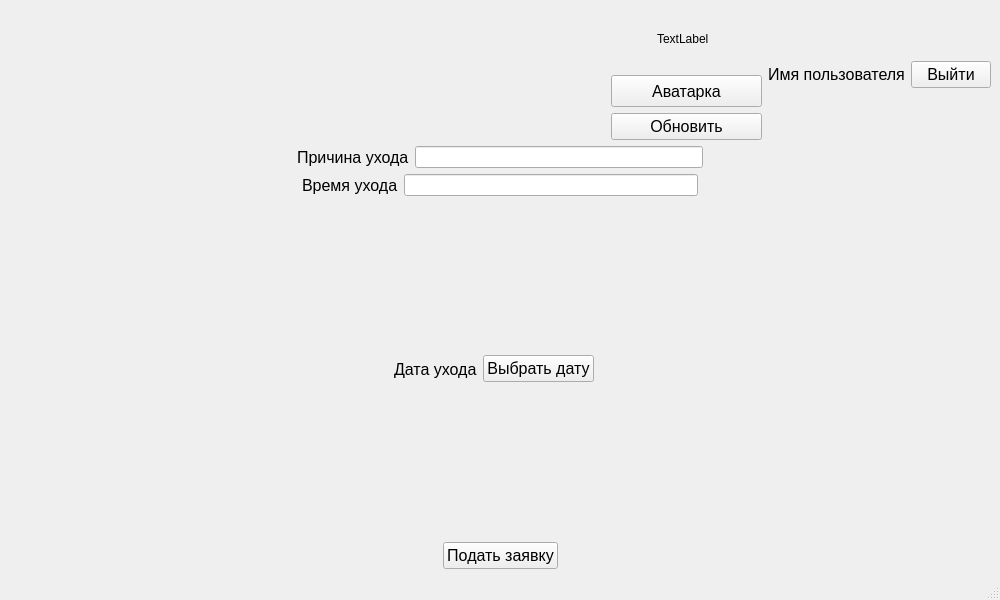
<?xml version="1.0" encoding="UTF-8"?>
<ui version="4.0">
 <class>MainWindow</class>
 <widget class="QMainWindow" name="MainWindow">
  <property name="geometry">
   <rect>
    <x>0</x>
    <y>0</y>
    <width>1000</width>
    <height>600</height>
   </rect>
  </property>
  <property name="maximumSize">
   <size>
    <width>16777215</width>
    <height>16777215</height>
   </size>
  </property>
  <property name="windowTitle">
   <string>MainWindow</string>
  </property>
  <property name="layoutDirection">
   <enum>Qt::LeftToRight</enum>
  </property>
  <widget class="QWidget" name="centralwidget">
   <layout class="QVBoxLayout" name="verticalLayout">
    <item>
     <layout class="QHBoxLayout" name="horizontalLayout_3">
      <item>
       <spacer name="horizontalSpacer">
        <property name="orientation">
         <enum>Qt::Horizontal</enum>
        </property>
        <property name="sizeHint" stdset="0">
         <size>
          <width>40</width>
          <height>20</height>
         </size>
        </property>
       </spacer>
      </item>
      <item>
       <spacer name="horizontalSpacer_12">
        <property name="orientation">
         <enum>Qt::Horizontal</enum>
        </property>
        <property name="sizeHint" stdset="0">
         <size>
          <width>40</width>
          <height>20</height>
         </size>
        </property>
       </spacer>
      </item>
      <item>
       <spacer name="horizontalSpacer_13">
        <property name="orientation">
         <enum>Qt::Horizontal</enum>
        </property>
        <property name="sizeHint" stdset="0">
         <size>
          <width>40</width>
          <height>20</height>
         </size>
        </property>
       </spacer>
      </item>
      <item>
       <spacer name="horizontalSpacer_14">
        <property name="orientation">
         <enum>Qt::Horizontal</enum>
        </property>
        <property name="sizeHint" stdset="0">
         <size>
          <width>40</width>
          <height>20</height>
         </size>
        </property>
       </spacer>
      </item>
      <item>
       <layout class="QVBoxLayout" name="verticalLayout_2">
        <item>
         <layout class="QHBoxLayout" name="horizontalLayout_6">
          <item>
           <spacer name="horizontalSpacer_11">
            <property name="orientation">
             <enum>Qt::Horizontal</enum>
            </property>
            <property name="sizeHint" stdset="0">
             <size>
              <width>40</width>
              <height>20</height>
             </size>
            </property>
           </spacer>
          </item>
          <item>
           <widget class="QLabel" name="label_6">
            <property name="sizePolicy">
             <sizepolicy hsizetype="Fixed" vsizetype="Fixed">
              <horstretch>0</horstretch>
              <verstretch>0</verstretch>
             </sizepolicy>
            </property>
            <property name="minimumSize">
             <size>
              <width>60</width>
              <height>60</height>
             </size>
            </property>
            <property name="maximumSize">
             <size>
              <width>60</width>
              <height>60</height>
             </size>
            </property>
            <property name="text">
             <string>TextLabel</string>
            </property>
           </widget>
          </item>
          <item>
           <spacer name="horizontalSpacer_10">
            <property name="orientation">
             <enum>Qt::Horizontal</enum>
            </property>
            <property name="sizeHint" stdset="0">
             <size>
              <width>40</width>
              <height>20</height>
             </size>
            </property>
           </spacer>
          </item>
         </layout>
        </item>
        <item>
         <widget class="QPushButton" name="pushButton_5">
          <property name="sizePolicy">
           <sizepolicy hsizetype="Minimum" vsizetype="Fixed">
            <horstretch>0</horstretch>
            <verstretch>0</verstretch>
           </sizepolicy>
          </property>
          <property name="minimumSize">
           <size>
            <width>60</width>
            <height>32</height>
           </size>
          </property>
          <property name="maximumSize">
           <size>
            <width>16777215</width>
            <height>16777215</height>
           </size>
          </property>
          <property name="font">
           <font>
            <pointsize>12</pointsize>
           </font>
          </property>
          <property name="text">
           <string>Аватарка</string>
          </property>
          <property name="autoRepeat">
           <bool>false</bool>
          </property>
         </widget>
        </item>
        <item>
         <widget class="QPushButton" name="pushButton_2">
          <property name="font">
           <font>
            <pointsize>12</pointsize>
           </font>
          </property>
          <property name="text">
           <string>Обновить</string>
          </property>
         </widget>
        </item>
       </layout>
      </item>
      <item>
       <widget class="QLabel" name="label_4">
        <property name="font">
         <font>
          <pointsize>12</pointsize>
         </font>
        </property>
        <property name="text">
         <string>Имя пользователя</string>
        </property>
       </widget>
      </item>
      <item>
       <widget class="QPushButton" name="pushButton_4">
        <property name="font">
         <font>
          <pointsize>12</pointsize>
         </font>
        </property>
        <property name="text">
         <string>Выйти</string>
        </property>
        <property name="autoRepeat">
         <bool>false</bool>
        </property>
       </widget>
      </item>
     </layout>
    </item>
    <item>
     <layout class="QHBoxLayout" name="horizontalLayout">
      <item>
       <spacer name="horizontalSpacer_2">
        <property name="orientation">
         <enum>Qt::Horizontal</enum>
        </property>
        <property name="sizeHint" stdset="0">
         <size>
          <width>40</width>
          <height>20</height>
         </size>
        </property>
       </spacer>
      </item>
      <item>
       <widget class="QLabel" name="label">
        <property name="font">
         <font>
          <pointsize>12</pointsize>
         </font>
        </property>
        <property name="text">
         <string>Причина ухода</string>
        </property>
       </widget>
      </item>
      <item>
       <widget class="QLineEdit" name="lineEdit"/>
      </item>
      <item>
       <spacer name="horizontalSpacer_6">
        <property name="orientation">
         <enum>Qt::Horizontal</enum>
        </property>
        <property name="sizeHint" stdset="0">
         <size>
          <width>40</width>
          <height>20</height>
         </size>
        </property>
       </spacer>
      </item>
     </layout>
    </item>
    <item>
     <layout class="QHBoxLayout" name="horizontalLayout_2">
      <item>
       <spacer name="horizontalSpacer_3">
        <property name="orientation">
         <enum>Qt::Horizontal</enum>
        </property>
        <property name="sizeHint" stdset="0">
         <size>
          <width>40</width>
          <height>20</height>
         </size>
        </property>
       </spacer>
      </item>
      <item>
       <widget class="QLabel" name="label_2">
        <property name="font">
         <font>
          <pointsize>12</pointsize>
         </font>
        </property>
        <property name="text">
         <string>Время ухода</string>
        </property>
       </widget>
      </item>
      <item>
       <widget class="QLineEdit" name="lineEdit_2"/>
      </item>
      <item>
       <spacer name="horizontalSpacer_7">
        <property name="orientation">
         <enum>Qt::Horizontal</enum>
        </property>
        <property name="sizeHint" stdset="0">
         <size>
          <width>40</width>
          <height>20</height>
         </size>
        </property>
       </spacer>
      </item>
     </layout>
    </item>
    <item>
     <layout class="QHBoxLayout" name="horizontalLayout_4">
      <item>
       <spacer name="horizontalSpacer_4">
        <property name="orientation">
         <enum>Qt::Horizontal</enum>
        </property>
        <property name="sizeHint" stdset="0">
         <size>
          <width>40</width>
          <height>20</height>
         </size>
        </property>
       </spacer>
      </item>
      <item>
       <widget class="QLabel" name="label_3">
        <property name="font">
         <font>
          <pointsize>12</pointsize>
         </font>
        </property>
        <property name="text">
         <string>Дата ухода</string>
        </property>
       </widget>
      </item>
      <item>
       <widget class="QPushButton" name="pushButton">
        <property name="font">
         <font>
          <pointsize>12</pointsize>
         </font>
        </property>
        <property name="text">
         <string>Выбрать дату</string>
        </property>
       </widget>
      </item>
      <item>
       <widget class="QLabel" name="label_5">
        <property name="text">
         <string/>
        </property>
       </widget>
      </item>
      <item>
       <spacer name="horizontalSpacer_8">
        <property name="orientation">
         <enum>Qt::Horizontal</enum>
        </property>
        <property name="sizeHint" stdset="0">
         <size>
          <width>40</width>
          <height>20</height>
         </size>
        </property>
       </spacer>
      </item>
     </layout>
    </item>
    <item>
     <layout class="QHBoxLayout" name="horizontalLayout_5">
      <item>
       <spacer name="horizontalSpacer_5">
        <property name="orientation">
         <enum>Qt::Horizontal</enum>
        </property>
        <property name="sizeHint" stdset="0">
         <size>
          <width>40</width>
          <height>20</height>
         </size>
        </property>
       </spacer>
      </item>
      <item>
       <widget class="QPushButton" name="pushButton_3">
        <property name="font">
         <font>
          <pointsize>12</pointsize>
         </font>
        </property>
        <property name="text">
         <string>Подать заявку</string>
        </property>
       </widget>
      </item>
      <item>
       <spacer name="horizontalSpacer_9">
        <property name="orientation">
         <enum>Qt::Horizontal</enum>
        </property>
        <property name="sizeHint" stdset="0">
         <size>
          <width>40</width>
          <height>20</height>
         </size>
        </property>
       </spacer>
      </item>
     </layout>
    </item>
   </layout>
  </widget>
  <widget class="QMenuBar" name="menubar">
   <property name="geometry">
    <rect>
     <x>0</x>
     <y>0</y>
     <width>1000</width>
     <height>26</height>
    </rect>
   </property>
  </widget>
  <widget class="QStatusBar" name="statusbar"/>
 </widget>
 <resources/>
 <connections/>
</ui>
